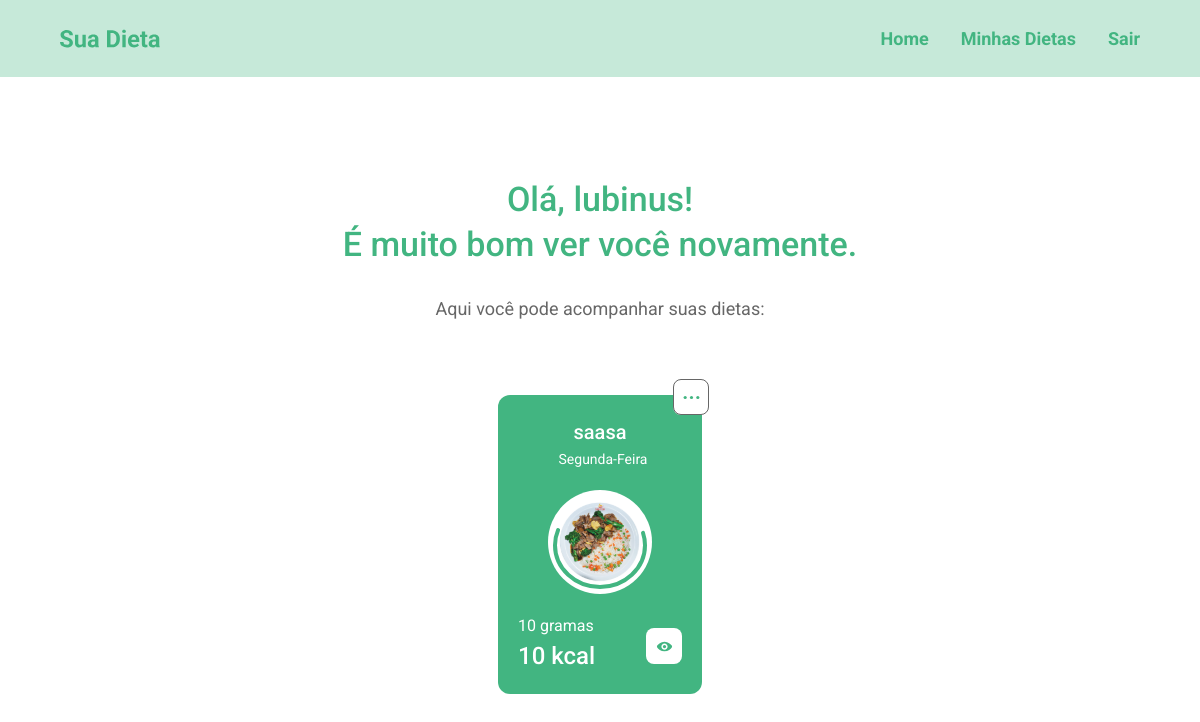
Screenshot of /dashboard (signed in) with the database file from the repository.
### apps/dietas/models.py (models this page shows, shortened)
class Dieta(models.Model):
    dias_semana = (
        ("Seg", "Segunda-Feira"),
        ("Ter", "Terça-Feira"),
        ("Qua", "Quarta-Feira"),
        ("Qui", "Quinta-Feira"),
        ("Sex", "Sexta-feira"),
        ("Sab", "Sabado"),
        ("Dom", "Domingo"),
    )
    pessoa  = models.ForeignKey(User, on_delete=models.CASCADE)
    nome_dieta = models.CharField(max_length=100)
    descricao = models.TextField()
    ingredientes = models.TextField()
    dias_semana = MultiSelectField(max_length=27, choices=dias_semana, blank=False, null=False, default="Seg" )
    carbo = models.IntegerField()
    calorias = models.IntegerField()
    dieta_concluida = models.BooleanField(default=False)
    data_inicio = models.DateField()
    data_final = models.DateField()
    class Meta:
        verbose_name = "Dieta"

### apps/dietas/views/dietas.py (the view)
# urls.py: path('dashboard', dashboard, name="minhas_receitas")
@login_required
def dashboard(request):
    if request.user.is_authenticated:
        id = request.user.id
        dietas = Dieta.objects.order_by('-data_inicio').filter(pessoa=id)
        dados = {}
        dados['dietas'] = dietas
        dados["title"] = "Minhas Dietas"
        return render(request, 'dietas/dashboard.html', dados)
    else:
        return redirect('index')

### templates/dietas/dashboard.html (shortened to what this page needs)
{% extends 'base.html' %}
{% load static %}
{% block content %}
{% include 'partials/_menu.html' %}
<link rel="stylesheet" href="{% static 'css/mycss/home.css' %}" />
<link rel="stylesheet" href="{% static 'css/mycss/global.css' %}" />
<div class="container">
    <div class="panel">
        <div class="text">
            <h1>Olá, {{ user.username }}!<br>É muito bom ver você novamente.</h1>
            <p>Aqui você pode acompanhar suas dietas:</p>
        </div>
        <div class="cards">
            {% for dieta in dietas %}
            <div class="card-external">
                <div class="dropdown">
                    <a  onclick="myFunction()" class="dropclick"><img class="menu-icon dropclick"
                            src="{% static 'images/menu-card.svg' %}"></a>
                </div>
                <div class="card-inner">
                    <h3>{{ dieta.nome_dieta }}</h3>
                    <div class="with-css">
                        <p>{{ dieta.dias_semana }}</p>
                    </div>
                    <img class="" src="{% static 'images/diet-img.svg' %}"></img>
                    <div class="info">
                        <div class="info-text">
                            <p class="gram">{{ dieta.carbo }} gramas</p>
                            <p class="kcal">{{ dieta.calorias }} kcal</p>
                        </div>
                        <a href="{%url 'view_dieta' dieta.id%}" class="dropclick"><img
                            src="{% static 'images/icon-visualization.svg' %}"></a>
                    </div>
                </div>
            </div>
            {% endfor %}
        </div>
    </div>
</div>
{% endblock %}

### suaDieta/static/css/mycss/global.css (style rules this page uses)
:root { --color-primary: #42B581; --color-secundary: #00000099; }
* { margin: 0; padding: 0; }
h1, h2, h3, h4, h5, h6, p, a { font-family: 'Roboto', sans-serif; }

### suaDieta/static/css/mycss/home.css (style rules this page uses)
.container { padding: 100px 0px 50px 0px !important; display: flex; justify-content: center; margin: auto !important; }
.text h1 { color: var(--color-primary); font-size: 34px; line-height: 45px; margin-bottom: 30px; text-align: center; }
.text p { font-size: 18px; line-height: 24px; color: var(--color-secundary); font-weight: 400; margin-bottom: 50px; text-align: center; }
.panel { width: 700px; }
.cards { display: flex; justify-content: space-evenly; gap: 30px; }
.card-inner { padding: 0px 20px; color: #fff; text-align: center; width: 204px; background: var(--color-primary); border-radius: 12px; flex-wrap: wrap; }
.card-inner h3 { margin-bottom: 5px; font-weight: 500; font-size: 20px; padding-top: 25px; }
.card-inner p { font-size: 14px; font-weight: 400; padding-bottom: 20px; margin: 0px; }
.info { display: flex; padding-top: 20px; justify-content: space-between; padding-bottom: 30px; align-items: flex-end; }
.info-text { text-align: left; }
p.gram, p.kcal { padding-bottom: 0px; }
p.gram { font-weight: 400; font-size: 16px; padding-bottom: 0px; margin-bottom: 0px; }
p.kcal { font-size: 24px; font-weight: 500; margin-bottom: -10px; }
img.menu-icon { position: absolute; margin-left: 175px; margin-top: -10px; }
.dropclick { border: none; cursor: pointer; background: none; }
.dropdown { position: relative; display: inline-block; }
.with-css { width: 170px; }
.with-css p { overflow: hidden; white-space: nowrap; text-overflow: ellipsis; }

### rows the page displays
Dieta: nome_dieta "saasa", dias_semana "Segunda-Feira", carbo "10", calorias "10"

### other values shown
{{ user.username }} "lubinus"
